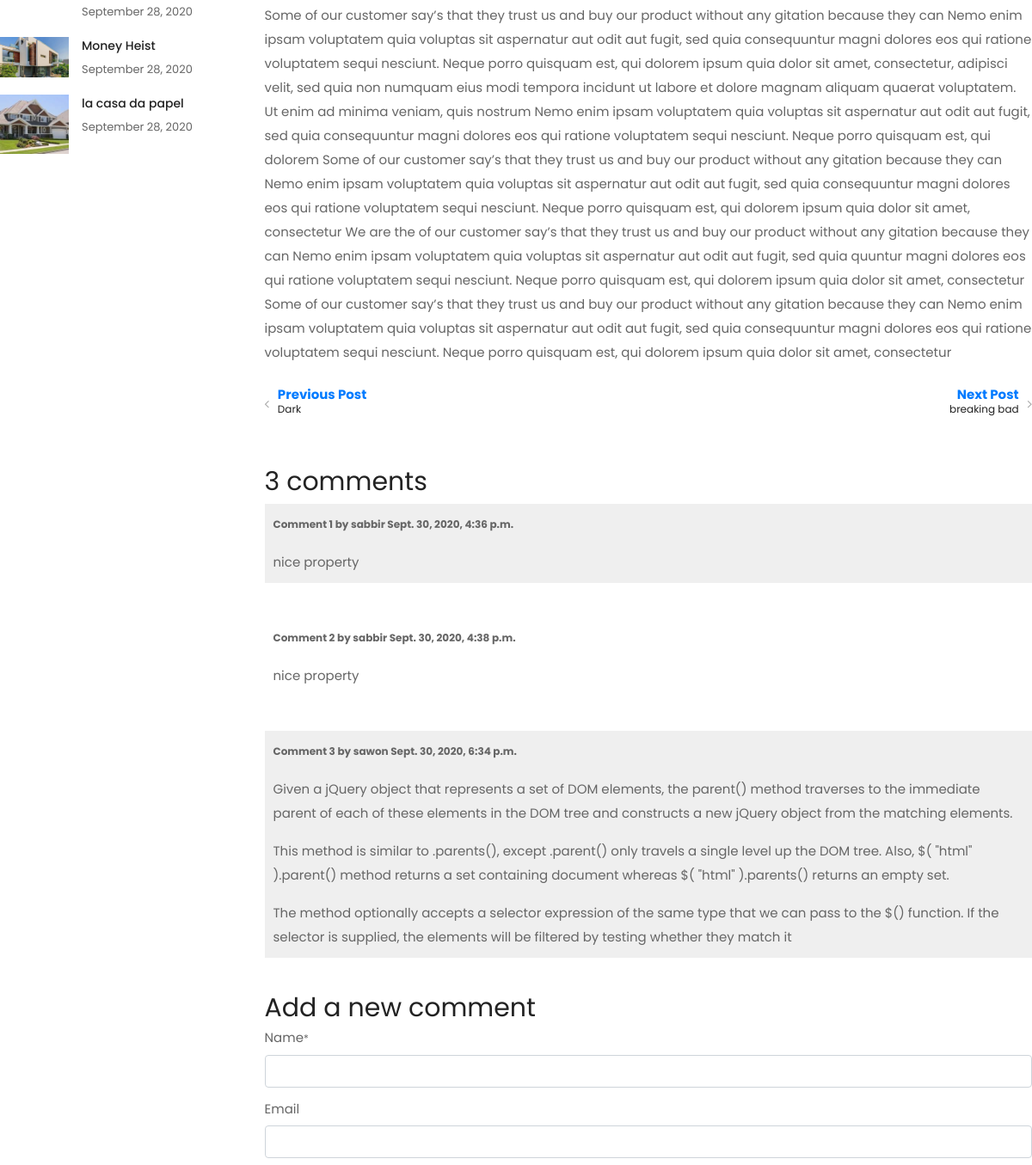
/news/priosn-break/ (middle part), run on an earlier commit of the app's database.
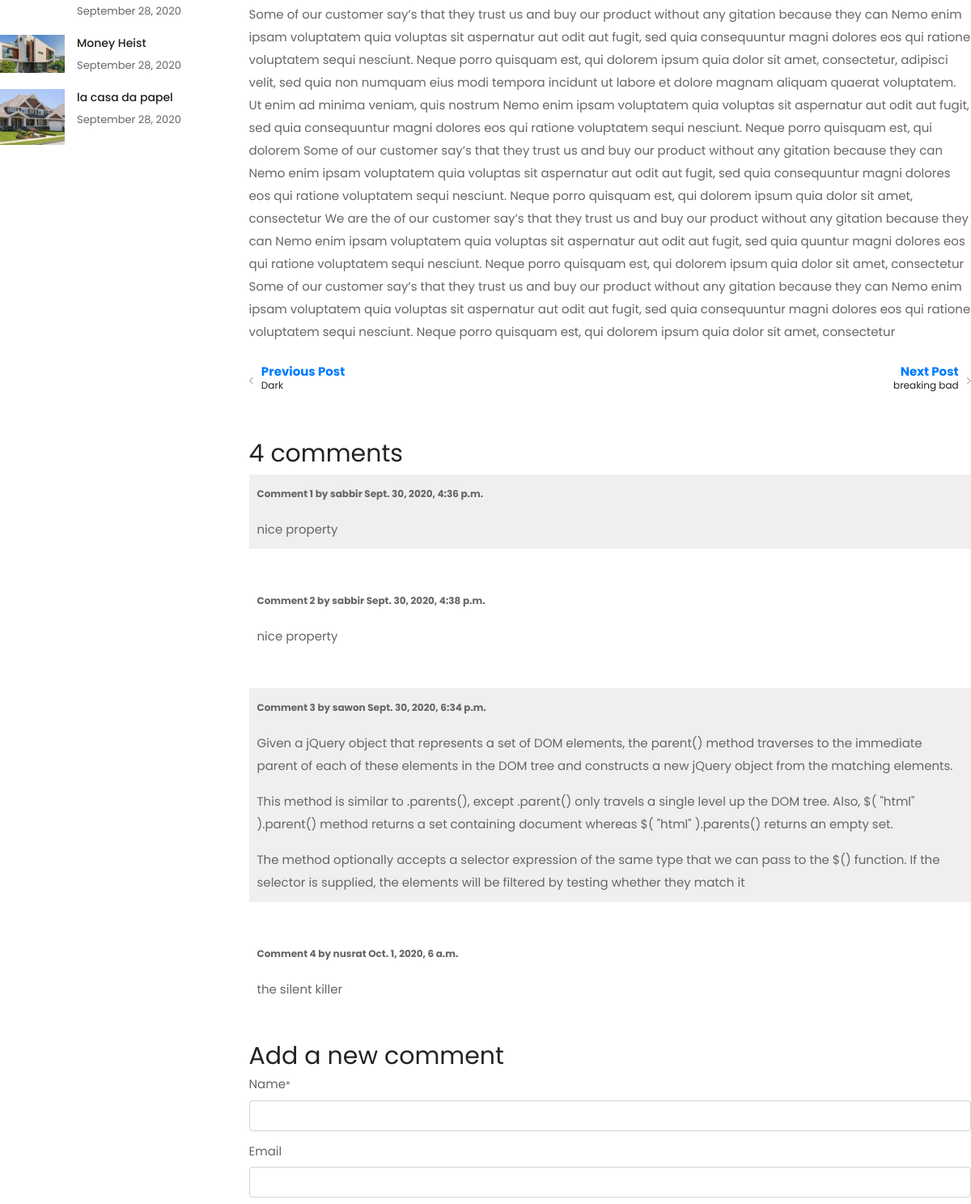
And on a later commit of the database.
### news/models.py (models this page shows, shortened)
class Post(models.Model):
    title = models.CharField(max_length=100)
    slug = models.SlugField()
    tags = TaggableManager(blank=True)
    overview = RichTextField(null=True,blank=True)
    timestamp = models.DateTimeField(auto_now_add=True)
    author = models.ForeignKey(Author, on_delete=models.CASCADE)
    photo_main = models.ImageField(upload_to='photos/%Y/%m/%d/')
    featured = models.BooleanField()
    previous_post = models.ForeignKey(
        'self', related_name='previous', on_delete=models.SET_NULL, blank=True, null=True)
    next_post = models.ForeignKey(
        'self', related_name='next', on_delete=models.SET_NULL, blank=True, null=True)
    def get_absolute_url(self):
        return reverse('post-detail', kwargs={
            'slug': self.slug
        })

class Comment(models.Model):
    post = models.ForeignKey(Post, related_name='comments',on_delete=models.CASCADE)
    name = models.CharField(max_length=80)
    email = models.EmailField(max_length=200, blank=True)
    body = models.TextField()
    created = models.DateTimeField(auto_now_add=True)
    updated = models.DateTimeField(auto_now=True)
    active = models.BooleanField(default=True)
    parent = models.ForeignKey('self', null=True, blank=True, related_name='replies',on_delete=models.CASCADE)
    class Meta:
        ordering = ('created',)

### news/views.py (the view)
# urls.py: path('<slug:slug>/',newsdetails, name='post-detail' ),
def newsdetails(request,slug):
    post = get_object_or_404(Post,  slug=slug)
    news_featured = Post.objects.filter(featured=True).order_by('-timestamp')[0:4]
    posts = Post.objects.all()
    comments = post.comments.filter(active=True, parent__isnull=True)
    if request.method == 'POST':
        comment_form = CommentForm(data=request.POST)
        if comment_form.is_valid():
            parent_obj = None
            try:
                parent_id = int(request.POST.get('parent_id'))
            except:
                parent_id = None
            if parent_id:
                parent_obj = Comment.objects.get(id=parent_id)
                if parent_obj:
                    replay_comment = comment_form.save(commit=False)
                    replay_comment.parent = parent_obj
            new_comment = comment_form.save(commit=False)
            new_comment.post = post
            new_comment.save()
            return HttpResponseRedirect(post.get_absolute_url())
    else:
        comment_form = CommentForm()
    return render(request,
                  'news-details.html',
                  {'obj': post,
                  'news_object_list':news_featured,
                   'comments': comments,
                   'posts':posts,
                   'comment_form': comment_form})

### news/models.py
class CommentForm(forms.ModelForm):
    class Meta:
        model = Comment
        fields = ('name', 'email', 'body')

### news/models.py (called while the page is built)
    def __str__(self):
        return self.user.username

### templates/news-details.html (shortened to what this page needs)
{% extends 'base.html' %}
{% load static %}
{% block content %}
{% load crispy_forms_tags %}
    <div class="news-section section pt-100 pt-lg-80 pt-md-70 pt-sm-60 pt-xs-50 pb-100 pb-lg-80 pb-md-70 pb-sm-60 pb-xs-50">
        <div class="container">
            <div class="row">
                <div class="col-xl-9 col-lg-8 col-12 order-1 order-lg-2 mb-sm-50 mb-xs-50">
                    <div class="single-news-item">
                        <div class="content">
                            <div class="desc">
                                <p>{{obj.overview|safe}} </p>
                            </div>
                        </div>
                    </div>
                    <div class="news-navigation mb-50">
                        {% if obj.previous_post %}
                        <a
                          href="{{ obj.previous_post.get_absolute_url }}"
                          class=" prev-blog prev-post text-left d-flex align-items-center"
                        >
                          <div class="icon prev"><i class="fa fa-angle-left"></i></div>
                          <div class="text">
                            <strong class="text-primary">Previous Post </strong>
                            <h6>{{ obj.previous_post.title }}</h6>
                          </div>
                        </a>
                        {% endif %}
                        {% if obj.next_post %}
                        <a
                          href="{{ obj.next_post.get_absolute_url }}"
                          class="next-post next-blog text-right d-flex align-items-center justify-content-end"
                        >
                          <div class="text">
                            <strong class="text-primary">Next Post </strong>
                            <h6>{{ obj.next_post.title }}</h6>
                          </div>
                          <div class="icon next"><i class="fa fa-angle-right"> </i></div>
                        </a>
                        {% endif %}
                    </div>
                    <div class="comment-wrap section">
                        {% with comments.count as total_comments %}
                        <h2>
                          {{ total_comments }} comment{{ total_comments|pluralize }}
                        </h2>
                        {% endwith %}
                        {% for comment in comments %}
                        <div class="comment">
                          <p class="info">
                            Comment {{ forloop.counter }} by {{ comment.name }}
                            {{ comment.created }}
                          </p>
                        {{ comment.body|linebreaks }}
                        </div>
                        {% empty %}
                        <p>There are no comments yet.</p>
                        {% endfor %}
                        {% if new_comment %}
                        <h2>Your comment has been added.</h2>
                        {% else %}
                        <h2>Add a new comment</h2>
                        <form  method="post">
                            {{ comment_form | crispy }}
                        </form>
                        {% endif %}
                    </div>
                </div>
                <div class="col-xl-3 col-lg-4 col-12 order-2 order-lg-1 pr-30 pr-sm-15 pr-xs-15">
                    <div class="sidebar">
                        <div class="sidebar-news-list">
                            {% for obj in news_object_list %}
                            <div class="sidebar-news">
                                <div class="image">
                                    <a href="{{ obj.get_absolute_url }}"><img src="{{ obj.photo_main.url }}" alt=""></a>
                                </div>
                                <div class="content">
                                    <h5 class="title"><a href="{{ obj.get_absolute_url }}">{{ obj.title }}</a></h5>
                                    <span class="date">{{ obj.timestamp|date:"F d, Y" }}</span>
                                </div>
                            </div>
                            {% endfor %}
                        </div>
                    </div>
                </div>
            </div>
        </div>
    </div>
    {% endblock %}

### templates/base.html (shortened to what this page needs)
<!DOCTYPE html>
{% load static %}
<html lang="en">
    <head>
        <link rel="stylesheet" href=" {% static 'css/bootstrap.min.css' %} ">
        <link rel="stylesheet" href="{% static 'css/iconfont.min.css' %}">
        <link rel="stylesheet" href="{% static 'css/plugins.css' %}">
        <link rel="stylesheet" href="{% static 'css/helper.css' %}">
        <link rel="stylesheet" href="{% static 'css/style.css' %}">
    </head>
<body>
    <div id="main-wrapper">
    {% block content %}
    {% endblock %}
    </div>
</body>
</html>

### templates/header.html (shortened to what this page needs)
{% load static %}

### templates/footer.html (shortened to what this page needs)
{% load static %}

### templates/news-details.html (style rules this page uses)
.comment { padding:10px; }
.comment:nth-child(even) { background:#efefef; }
.comment .info { font-weight:bold; font-size:12px; color:#666; }

What changed in the data, as far as the page shows it:
added Comment: name "nusrat", created "Oct. 1, 2020, 6 a.m.", body "the silent killer"
Also different on the page:
{{ total_comments }}: "3" → "4"
